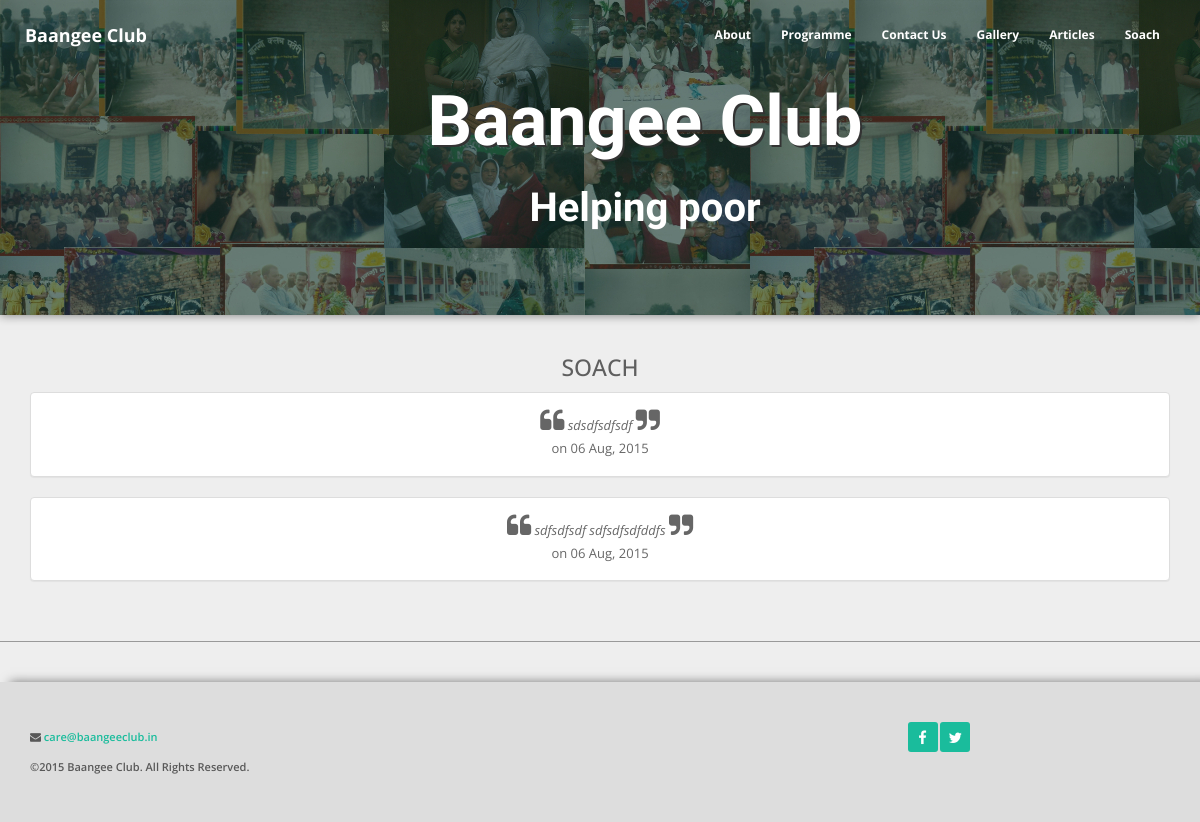
Page /soach/ on the committed database.
### home_baangee/models.py (models this page shows, shortened)
class Soach(models.Model):
	content=models.TextField()
	creation_time=models.DateTimeField(default=datetime.now)

### home_baangee/views.py (the view)
# urls.py: url(r'^soach/$',views.soach,name="soach"),
def soach(request):
	data={}
	soach_list=Soach.objects.order_by('creation_time')[::-1]
	data['soach_list']=soach_list
	return render(request,'soach.html',data)

### baangeeclub/templates/soach.html (shortened to what this page needs)
{%extends 'base.html' %}
{% block body_block%}
	<div class="section">
		<h3 class="heading">Soach</h3>
		<div class="container">
		{%for soach in soach_list%}
			<div class="panel panel-default">
			  <div class="panel-body center">
				<i class="fa fa-quote-left fa-2x"></i> <i>{{soach.content}}</i> <i class="fa fa-quote-right fa-2x"></i>
				<br>
				on {{soach.creation_time|date:"d M, Y"}}
			  </div>
			</div>
		{%endfor%}
		</div>
	</div>
{% endblock %}

### baangeeclub/static/css/main.css (style rules this page uses)
h1, h2, h3, h4, h5, h6 { font: bold "Lato", serif; font-weight: 500; line-height: 1.1; color: inherit; text-align: center; text-transform: uppercase; }
h1, h2, h3 { margin-top: 23px; margin-bottom: 11.5px; }
h3 { font-size: 23px; }
body { font-family: "Open Sans", serif; font-size: 13px; font-weight: 400; line-height: 1.8; color: rgba(0, 0, 0, 0.6); background-color: #eee; transition: margin 0.3s; word-wrap: break-word; }
@media (min-width: 360px) { body { min-width: 360px; } }
.section { padding: 0 0 40px 0; margin-bottom: 40px; border-bottom: 1px solid #999; }
.center { text-align: center; }

### rows in the picture
Soach: content "sdsdfsdfsdf", creation_time "06 Aug, 2015"
Soach: content "sdfsdfsdf sdfsdfsdfddfs", creation_time "06 Aug, 2015"
